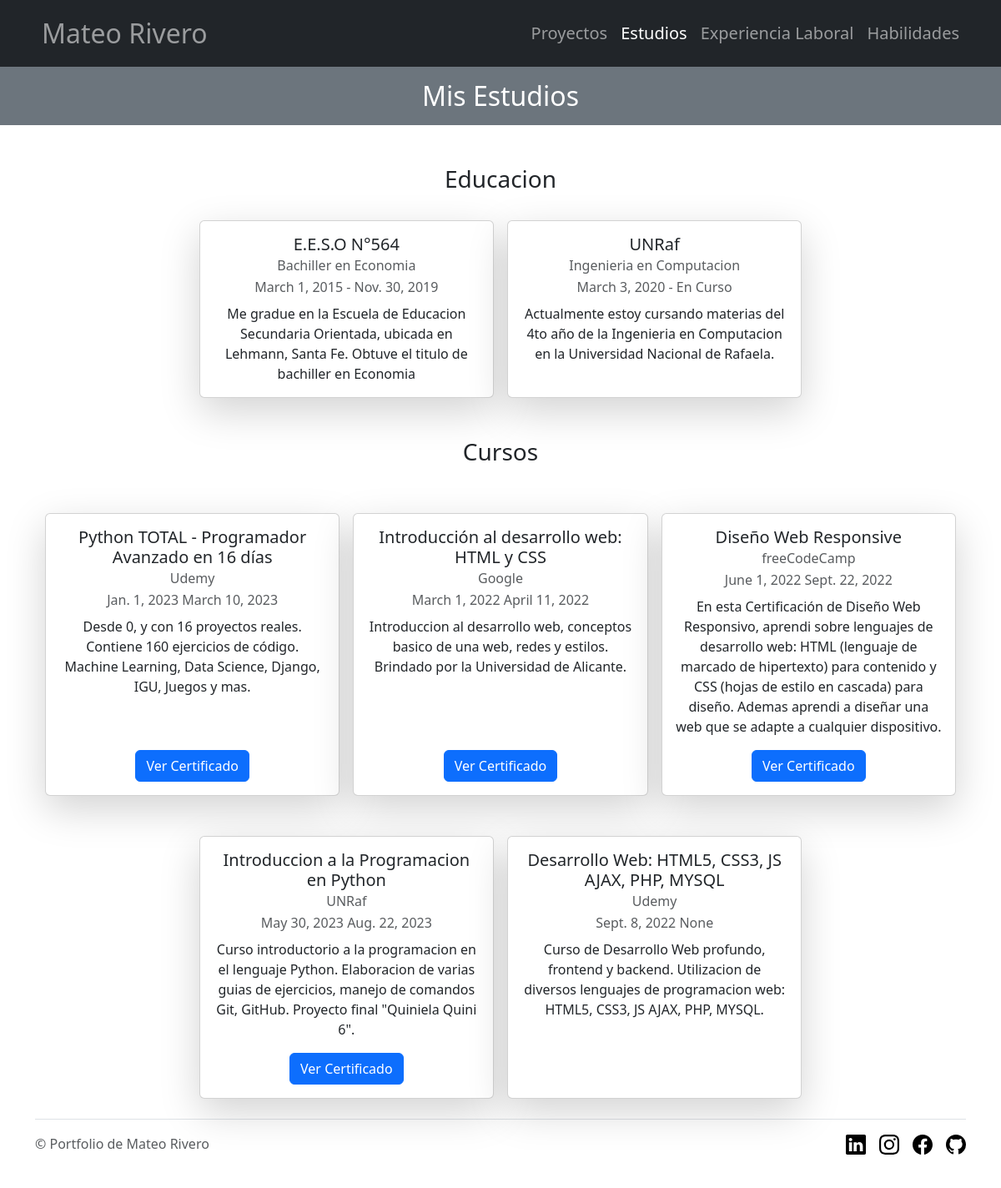
Page /studies/ on the committed database.
### portfolio_app/models.py (models this page shows, shortened)
class Studies(models.Model):
    title = models.CharField(max_length=50)
    subtitle = models.CharField(max_length=50)
    start_date = models.DateField()
    end_date = models.DateField(null=True, blank=True)
    description = models.TextField()
    class Meta:
        verbose_name = 'Studie'
        verbose_name_plural = 'Studies'

class Courses(models.Model):
    name = models.CharField(max_length=50)
    subtitle = models.CharField(max_length=50)
    start_date = models.DateField()
    end_date = models.DateField(null=True, blank=True)
    description = models.TextField()
    certificate = models.ImageField(upload_to='certificates/', null=True, blank=True)
    class Meta:
        verbose_name = 'Course'
        verbose_name_plural = 'Courses'

### portfolio_app/views.py (the view)
# urls.py: path('studies/', views.studies, name="studies"),
def studies(request):
    studies_list = Studies.objects.all()
    courses_list = Courses.objects.all()
    return render(request, 'studies.html', {
        'studies': studies_list,
        'courses': courses_list
        })

### portfolio_app/templates/studies.html (shortened to what this page needs)
{% extends "layouts/base.html" %}
{% block subtitle %}Mis Estudios{% endblock %}
{% block content %}
<div class="--bs-light-border-subtle p-4 text-center">
    <h3 class="text-dark">Educacion</h3>
</div>
<div class="container text-center">
  <div class="row justify-content-center gx-3 gy-5">
    {% for studie in studies %}
      <div class="col-md-4">
        <div class="card mx-auto h-100 shadow-lg">
          <div class="card-body d-flex flex-column">
            <h5 class="card-title">{{ studie.title }}</h5>
            <h6 class="card-subtitle mb-2 text-body-secondary">
              {{ studie.subtitle }}
            </h6>
            <h7 class="card-subtitle mb-2 text-body-secondary">
              {{ studie.start_date }} - {% if studie.end_date %}{{studie.end_date}}{%else%}En Curso{% endif %}
            </h7>
            <p class="card-text">{{ studie.description }}</p>
          </div>
        </div>
      </div>
    {% endfor %}
  </div>
</div>
<div class="--bs-light-border-subtle p-5 text-center">
    <h3 class="text-dark">Cursos</h3>
</div>
<div class="container text-center">
  <div class="row justify-content-center gx-3 gy-5">
    {% for course in courses %}
    <div class="col-md-4">
      <div class="card mx-auto h-100 shadow-lg">
        <div class="card-body d-flex flex-column">
          <h5 class="card-title">{{ course.name }}</h5>
          <h6 class="card-subtitle mb-2 text-body-secondary">
            {{ course.subtitle }}
          </h6>
          <h7 class="card-subtitle mb-2 text-body-secondary">
            {{ course.start_date }} {{course.end_date}}
          </h7>
          <p class="card-text">{{ course.description }}</p>
          {% if course.certificate %}
          <div class="mt-auto">
            <button type="button" class="btn btn-primary" onclick="window.open('{{ course.certificate.url }}', '_blank')">Ver Certificado</button>
          </div>
          {% endif %}
        </div>
      </div>
    </div>
    {% endfor %}
  </div>
</div>
{% endblock %}

### rows in the picture
Studies: title "E.E.S.O N°564", subtitle "Bachiller en Economia", start_date "March 1, 2015", end_date "Nov. 30, 2019", description "Me gradue en la Escuela de Educacion Secundaria Orientada, ubicada en Lehmann, Santa Fe. Obtuve el titulo de bachiller en Economia"
Studies: title "UNRaf", subtitle "Ingenieria en Computacion", start_date "March 3, 2020", shows "En Curso", description "Actualmente estoy cursando materias del 4to año de la Ingenieria en Computacion en la Universidad Nacional de Rafaela."
Courses: name "Python TOTAL - Programador Avanzado en 16 días", subtitle "Udemy", start_date "Jan. 1, 2023", end_date "March 10, 2023", description "Desde 0, y con 16 proyectos reales. Contiene 160 ejercicios de código. Machine Learning, Data Science, Django, IGU, Juegos y mas."
Courses: name "Introducción al desarrollo web: HTML y CSS", subtitle "Google", start_date "March 1, 2022", end_date "April 11, 2022", description "Introduccion al desarrollo web, conceptos basico de una web, redes y estilos. Brindado por la Universidad de Alicante."
Courses: name "Diseño Web Responsive", subtitle "freeCodeCamp", start_date "June 1, 2022", end_date "Sept. 22, 2022", description "En esta Certificación de Diseño Web Responsivo, aprendi sobre lenguajes de desarrollo web: HTML (lenguaje de marcado de hipertexto) para contenido y CSS (hojas de estilo en cascada) para diseño. Ademas aprendi a diseñar una web que se adapte a cualquier dispositivo."
Courses: name "Introduccion a la Programacion en Python", subtitle "UNRaf", start_date "May 30, 2023", end_date "Aug. 22, 2023", description "Curso introductorio a la programacion en el lenguaje Python. Elaboracion de varias guias de ejercicios, manejo de comandos Git, GitHub. Proyecto final \"Quiniela Quini 6\"."
Courses: name "Desarrollo Web: HTML5, CSS3, JS AJAX, PHP, MYSQL", subtitle "Udemy", start_date "Sept. 8, 2022", end_date "None", description "Curso de Desarrollo Web profundo, frontend y backend. Utilizacion de diversos lenguajes de programacion web: HTML5, CSS3, JS AJAX, PHP, MYSQL."
